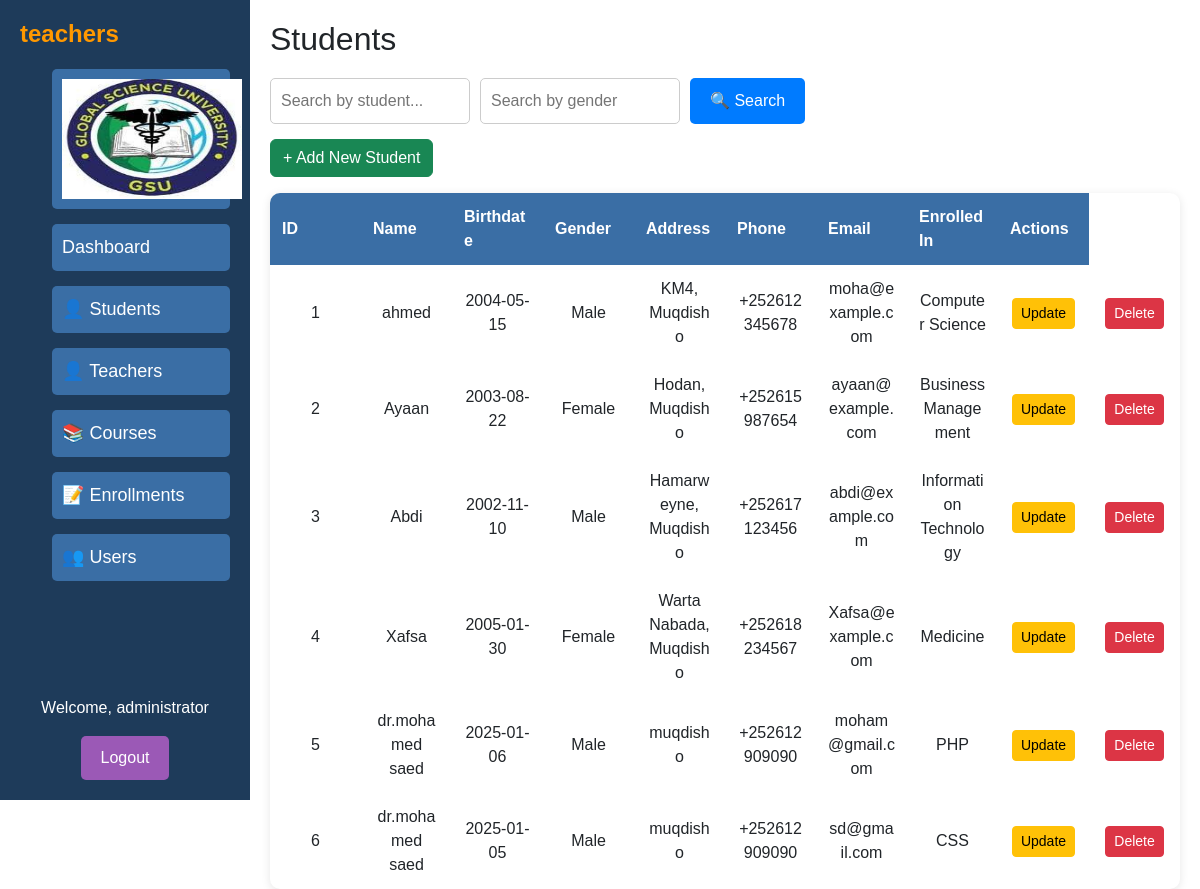
The app's page /std.php with its own data.
### tables this page shows
CREATE TABLE `students` (
  `id` int(11) NOT NULL,
  `name` varchar(100) DEFAULT NULL,
  `birthdate` date DEFAULT NULL,
  `gender` varchar(10) DEFAULT NULL,
  `address` varchar(255) DEFAULT NULL,
  `phone` varchar(20) DEFAULT NULL,
  `email` varchar(100) DEFAULT NULL,
  `enrolled_in` varchar(100) DEFAULT NULL
);

### std.php (the view, shortened to what this page needs)
<!DOCTYPE html>
<html lang="en">
<head>
    <link rel="stylesheet" href="style.css">
    <link rel="stylesheet" href="https://cdnjs.cloudflare.com/ajax/libs/twitter-bootstrap/5.3.0/css/bootstrap.min.css">
</head>
<body>
<?php
include './connection/conn.php';
$search_name = '';
$search_gender = '';
$sql = "SELECT * FROM students WHERE name LIKE ? AND gender LIKE ?";
$stmt = $conn->prepare($sql);
$search_name = "%$search_name%";
$search_gender = "%$search_gender%";
$stmt->bind_param("ss", $search_name, $search_gender);
$stmt->execute();
$result = $stmt->get_result();
?>
    <div class="sidebar">
        <h2 class="dashboard-title">teachers</h2>
        <ul class="nav-links">
            <li><a href="https://gsu.edu.so/"><img src="logo.jpg" alt="GSU" height="120" width="180"></a></li>
            <li><a href="index.php" class="active"><i class="fas fa-tachometer-alt"></i> Dashboard</a></li>
            <li><a href="std.php" class="active">👤 Students</a></li>
            <li><a href="Teacher.php">👤 Teachers</a></li>
            <li><a href="courses.php">📚 Courses</a></li>
            <li><a href="Enrollments.php">📝 Enrollments</a></li>
            <li><a href="users.php">👥 Users</a></li>
        </ul>
        <div class="logout">
            <p>Welcome, administrator</p>
            <button class="logout-btn">Logout</button>
        </div>
    </div>
    <div class="main-content">
        <h1 class="main-title">Students</h1>
        <div class="search-bar">
            <input type="text" placeholder="Search by student...">
            <input type="text" placeholder="Search by gender">
            <button class="search-btn">🔍 Search</button>
        </div>
        <div class="d-flex justify-content-between mb-3">
        <button class="btn btn-success" data-bs-toggle="modal" data-bs-target="#addStudentModal">+ Add New Student</button>
        </div>
        <table>
            <thead>
                <tr>
                    <th>ID</th>
                    <th>Name</th>
                    <th>Birthdate</th>
                    <th>Gender</th>
                    <th>Address</th>
                    <th>Phone</th>
                    <th>Email</th>
                    <th>Enrolled In</th>
                    <th>Actions</th>
                </tr>
            </thead>
            <tbody>
                <?php
                if ($result->num_rows > 0) {
                    while($row = $result->fetch_assoc()) {
                        echo "<tr>
    <td>{$row['id']}</td>
    <td>{$row['name']}</td>
    <td>{$row['birthdate']}</td>
    <td>{$row['gender']}</td>
    <td>{$row['address']}</td>
    <td>{$row['phone']}</td>
    <td>{$row['email']}</td>
    <td>{$row['enrolled_in']}</td>
    <td>
        <button class='btn btn-warning btn-sm update-btn'
                data-id='{$row['id']}'
                data-name='{$row['name']}'
                data-birthdate='{$row['birthdate']}'
                data-gender='{$row['gender']}'
                data-address='{$row['address']}'
                data-phone='{$row['phone']}'
                data-email='{$row['email']}'
                data-enrolled_in='{$row['enrolled_in']}'>
            Update
        </button>
<td>
    <button class='btn btn-danger btn-sm delete-btn' data-id='{$row['id']}'>Delete</button>
</td>
    </td>
</tr>";
                    }
                } else {
                    echo "<tr><td colspan='9'>No students found</td></tr>";
                }
                ?>
            </tbody>
        </table>
    </div>
</body>
</html>

### style.css (style rules this page uses)
* { box-sizing: border-box; margin: 0; padding: 0; font-family: Arial, sans-serif; }
body { display: flex; height: 100vh; background-color: #f0f2f5; }
.sidebar { width: 250px; background-color: #1e3b5a; color: #fff; display: flex; flex-direction: column; padding: 20px; overflow-y: auto; }
.dashboard-title { font-size: 24px; font-weight: bold; color: #ff9800; margin-bottom: 20px; }
.nav-links { list-style: none; flex-grow: 1; }
.nav-links li { margin-bottom: 15px; }
.nav-links a { text-decoration: none; color: #fff; font-size: 18px; display: block; padding: 10px; background-color: #3a6ea5; border-radius: 5px; transition: background-color 0.3s; }
.logout { margin-top: auto; text-align: center; }
.logout-btn { background-color: #9b59b6; color: #fff; padding: 10px 20px; border: none; cursor: pointer; border-radius: 5px; }
.main-content { flex: 1; padding: 20px; }
.main-title { font-size: 32px; margin-bottom: 20px; }
.search-bar { display: flex; gap: 10px; margin-bottom: 15px; }
.search-bar input { padding: 10px; width: 200px; border: 1px solid #ccc; border-radius: 5px; }
.search-btn { padding: 10px 20px; background-color: #007bff; color: #fff; border: none; border-radius: 5px; cursor: pointer; }
table { width: 100%; border-collapse: collapse; background-color: #fff; border-radius: 10px; overflow: hidden; box-shadow: 0 2px 10px rgba(0, 0, 0, 0.1); table-layout: fixed; word-wrap: break-word; }
th, td { padding: 12px; border: 1px solid #ddd; text-align: center; vertical-align: middle; }
th { background-color: #3a6ea5; color: #fff; }
.edit-btn, .delete-btn { padding: 6px 12px; border: none; border-radius: 5px; color: #fff; cursor: pointer; }
.delete-btn { background-color: #dc3545; }

### records on screen
students: id "1", name "ahmed", birthdate "2004-05-15", gender "Male", address "KM4, Muqdisho", phone "+252612345678", email "moha@example.com", enrolled_in "Computer Science"
students: id "2", name "Ayaan", birthdate "2003-08-22", gender "Female", address "Hodan, Muqdisho", phone "+252615987654", email "ayaan@example.com", enrolled_in "Business Management"
students: id "3", name "Abdi", birthdate "2002-11-10", gender "Male", address "Hamarweyne, Muqdisho", phone "+252617123456", email "abdi@example.com", enrolled_in "Information Technology"
students: id "4", name "Xafsa", birthdate "2005-01-30", gender "Female", address "Warta Nabada, Muqdisho", phone "+252618234567", email "Xafsa@example.com", enrolled_in "Medicine"
students: id "5", name "dr.mohamed saed", birthdate "2025-01-06", gender "Male", address "muqdisho", phone "+252612909090", email "moham@gmail.com", enrolled_in "PHP"
students: id "6", name "dr.mohamed saed", birthdate "2025-01-05", gender "Male", address "muqdisho", phone "+252612909090", email "sd@gmail.com", enrolled_in "CSS"
